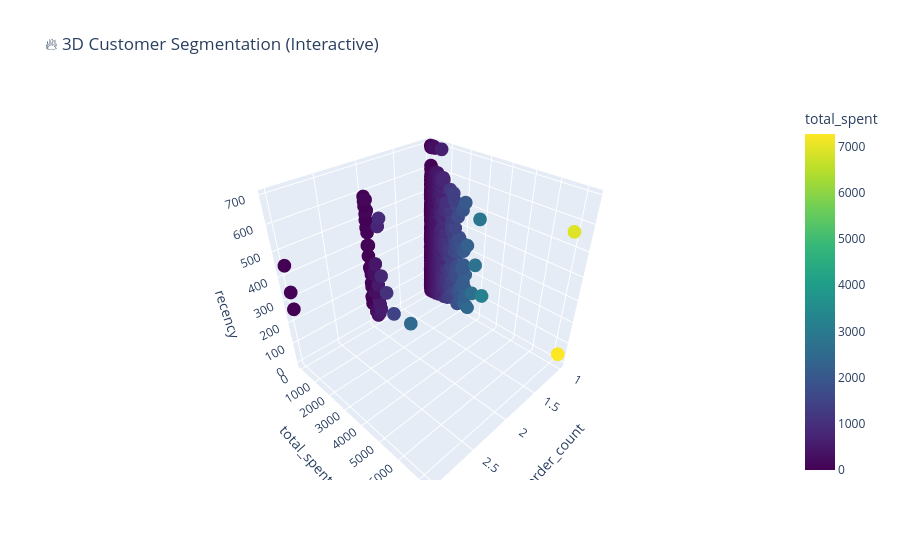
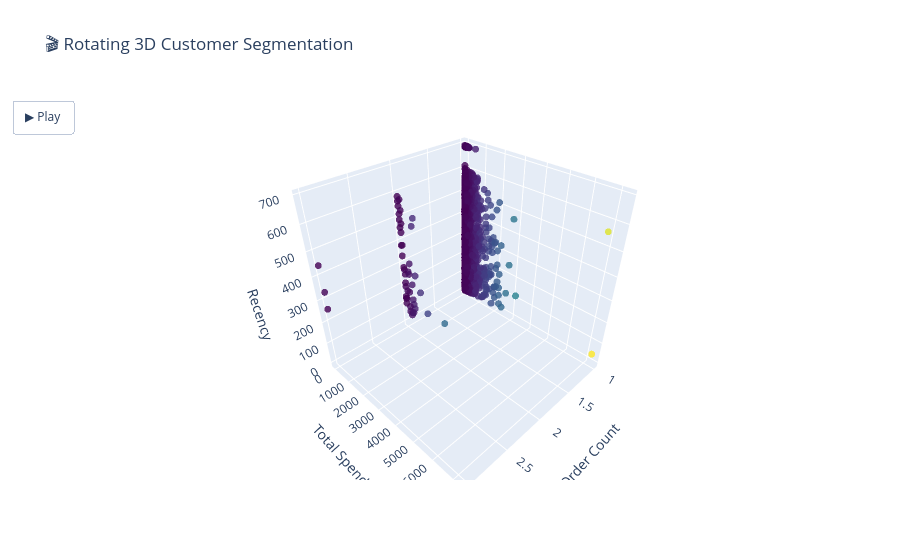

Notebook cell for these charts, in order:
### Code cell
import plotly.express as px

fig = px.scatter_3d(
    customer_df,
    x="order_count",
    y="total_spent",
    z="recency",
    color="total_spent",
    color_continuous_scale="viridis",
    title="🔥 3D Customer Segmentation (Interactive)"
)

fig.show()
import plotly.graph_objects as go
import numpy as np

# Create figure
fig = go.Figure(
    data=[go.Scatter3d(
        x=customer_df["order_count"],
        y=customer_df["total_spent"],
        z=customer_df["recency"],
        mode='markers',
        marker=dict(
            size=4,
            color=customer_df["total_spent"],
            colorscale='Viridis',
            opacity=0.8
        )
    )]
)

# Create rotating frames
frames = []
angles = np.linspace(0, 360, 60)

for angle in angles:
    camera = dict(
        eye=dict(
            x=2*np.cos(np.radians(angle)),
            y=2*np.sin(np.radians(angle)),
            z=0.5
        )
    )
    frames.append(go.Frame(layout=dict(scene_camera=camera)))

fig.frames = frames

# Add play button
fig.update_layout(
    title="🎬 Rotating 3D Customer Segmentation",
    scene=dict(
        xaxis_title="Order Count",
        yaxis_title="Total Spend",
        zaxis_title="Recency"
    ),
    updatemenus=[dict(
        type="buttons",
        showactive=False,
        buttons=[dict(
            label="▶ Play",
            method="animate",
            args=[None, {"frame": {"duration": 100, "redraw": True},
                         "fromcurrent": True}]
        )]
    )]
)

fig.show()

### Figure 1 — Plotly figure (JSON) as saved in the notebook; plotly's stock layout.template omitted (floating-point values rounded to 4 significant figures; data arrays with more than 128 entries replaced by an {"elided": "..."} marker saying what was removed)
{"data": [{"hovertemplate": "order_count=%{x}<br>total_spent=%{marker.color}<br>recency=%{z}<extra></extra>", "legendgroup": "", "marker": {"color": {"elided": "6489 float values"}, "coloraxis": "coloraxis", "symbol": "circle"}, "mode": "markers", "name": "", "scene": "scene", "showlegend": false, "type": "scatter3d", "x": {"elided": "6489 int values"}, "y": {"elided": "6489 float values"}, "z": {"elided": "6489 int values"}}], "layout": {"coloraxis": {"colorbar": {"title": {"text": "total_spent"}}, "colorscale": [[0, "#440154"], [0.1111, "#482878"], [0.2222, "#3e4989"], [0.3333, "#31688e"], [0.4444, "#26828e"], [0.5556, "#1f9e89"], [0.6667, "#35b779"], [0.7778, "#6ece58"], [0.8889, "#b5de2b"], [1, "#fde725"]]}, "legend": {"tracegroupgap": 0}, "scene": {"domain": {"x": [0, 1], "y": [0, 1]}, "xaxis": {"title": {"text": "order_count"}}, "yaxis": {"title": {"text": "total_spent"}}, "zaxis": {"title": {"text": "recency"}}}, "title": {"text": "🔥 3D Customer Segmentation (Interactive)"}}}

### Figure 2 — Plotly figure (JSON) as saved in the notebook; plotly's stock layout.template omitted (floating-point values rounded to 4 significant figures; data arrays with more than 128 entries replaced by an {"elided": "..."} marker saying what was removed)
{"data": [{"marker": {"color": {"elided": "6489 float values"}, "colorscale": [[0, "#440154"], [0.1111, "#482878"], [0.2222, "#3e4989"], [0.3333, "#31688e"], [0.4444, "#26828e"], [0.5556, "#1f9e89"], [0.6667, "#35b779"], [0.7778, "#6ece58"], [0.8889, "#b5de2b"], [1, "#fde725"]], "opacity": 0.8, "size": 4}, "mode": "markers", "type": "scatter3d", "x": {"elided": "6489 int values"}, "y": {"elided": "6489 float values"}, "z": {"elided": "6489 int values"}}], "layout": {"scene": {"xaxis": {"title": {"text": "Order Count"}}, "yaxis": {"title": {"text": "Total Spend"}}, "zaxis": {"title": {"text": "Recency"}}}, "title": {"text": "🎬 Rotating 3D Customer Segmentation"}, "updatemenus": [{"buttons": [{"args": [null, {"frame": {"duration": 100, "redraw": true}, "fromcurrent": true}], "label": "▶ Play", "method": "animate"}], "showactive": false, "type": "buttons"}]}}
